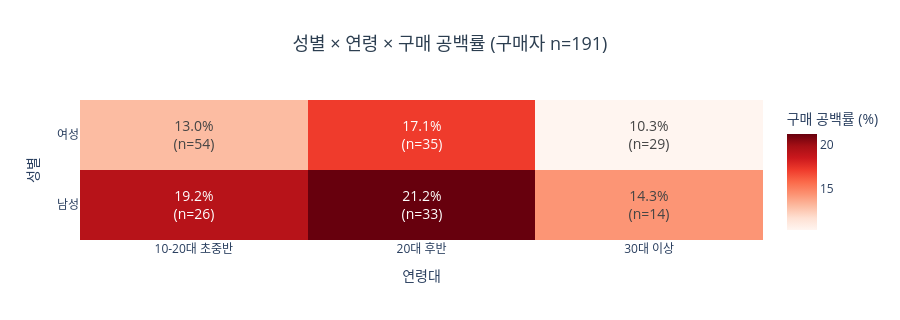

Write notebook code for a chart like this one.
### Code cell
# 히트맵: 성별 × 연령 — 색은 구매 공백률, 셀 텍스트는 비율 + n
gap_pivot = cross.reset_index().pivot(index='gender', columns='age_3g', values='구매 공백률').reindex(index=GENDER_ORDER, columns=AGE3_ORDER)
n_pivot = cross.reset_index().pivot(index='gender', columns='age_3g', values='n').reindex(index=GENDER_ORDER, columns=AGE3_ORDER)

text_labels = [
    [f'{gap_pivot.iloc[i,j]:.1f}%<br>(n={int(n_pivot.iloc[i,j])})' for j in range(gap_pivot.shape[1])]
    for i in range(gap_pivot.shape[0])
]

fig = go.Figure(go.Heatmap(
    z=gap_pivot.values,
    x=AGE3_ORDER,
    y=GENDER_ORDER,
    colorscale='Reds',
    text=text_labels,
    texttemplate='%{text}',
    textfont=dict(size=14),
    showscale=True,
    colorbar=dict(title='구매 공백률 (%)')
))
fig.update_layout(
    title=dict(text=f'성별 × 연령 × 구매 공백률 (구매자 n={int(cross["n"].sum())})', x=0.5, xanchor='center', font=dict(size=18, color='#2c3e50')),
    xaxis_title='연령대',
    yaxis_title='성별',
    plot_bgcolor='white',
    height=320
)
fig.show()

### Figure 1 — Plotly figure (JSON) as saved in the notebook; plotly's stock layout.template omitted (floating-point values rounded to 4 significant figures)
{"data": [{"colorbar": {"title": {"text": "구매 공백률 (%)"}}, "colorscale": [[0, "rgb(255,245,240)"], [0.125, "rgb(254,224,210)"], [0.25, "rgb(252,187,161)"], [0.375, "rgb(252,146,114)"], [0.5, "rgb(251,106,74)"], [0.625, "rgb(239,59,44)"], [0.75, "rgb(203,24,29)"], [0.875, "rgb(165,15,21)"], [1, "rgb(103,0,13)"]], "showscale": true, "text": [["19.2%<br>(n=26)", "21.2%<br>(n=33)", "14.3%<br>(n=14)"], ["13.0%<br>(n=54)", "17.1%<br>(n=35)", "10.3%<br>(n=29)"]], "textfont": {"size": 14}, "texttemplate": "%{text}", "type": "heatmap", "x": ["10-20대 초중반", "20대 후반", "30대 이상"], "y": ["남성", "여성"], "z": [[19.2, 21.2, 14.3], [13.0, 17.1, 10.3]]}], "layout": {"height": 320, "plot_bgcolor": "white", "title": {"font": {"color": "#2c3e50", "size": 18}, "text": "성별 × 연령 × 구매 공백률 (구매자 n=191)", "x": 0.5, "xanchor": "center"}, "xaxis": {"title": {"text": "연령대"}}, "yaxis": {"title": {"text": "성별"}}}}
